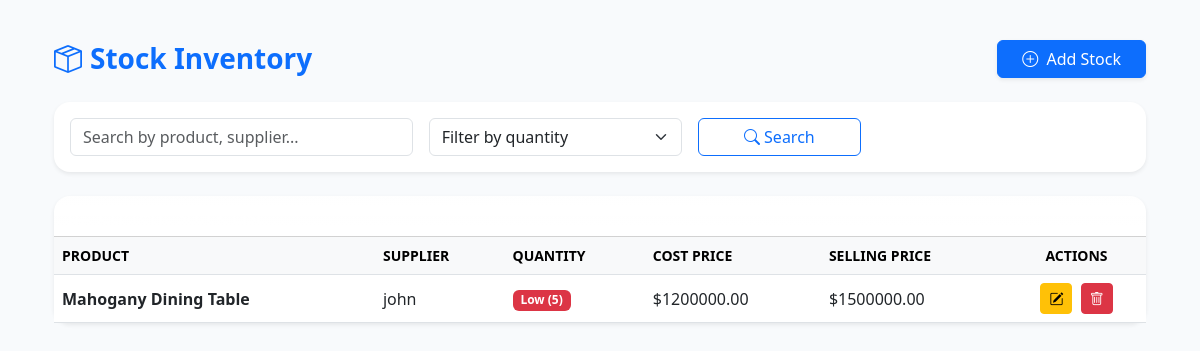
The app's page /stocks/ (signed in) with its own data.
### inventory/models.py (models this page shows, shortened)
class Stock(models.Model):
    product = models.ForeignKey(Product, on_delete=models.CASCADE, related_name="stocks")
    supplier_name = models.CharField(max_length=255)
    quantity = models.PositiveIntegerField()
    cost_price = models.DecimalField(max_digits=10, decimal_places=2)
    selling_price = models.DecimalField(max_digits=10, decimal_places=2)
    quality = models.CharField(max_length=100, blank=True, null=True)
    color = models.CharField(max_length=50, blank=True, null=True)
    measurements = models.CharField(max_length=100, blank=True, null=True)
    date_added = models.DateField(auto_now_add=True)
    last_updated = models.DateTimeField(auto_now=True)
    low_stock_threshold = models.PositiveIntegerField(default=5)

class Product(models.Model):
    PRODUCT_TYPES = [
        ('wood', 'Wood'),
        ('furniture', 'Furniture'),
    ]
    name = models.CharField(max_length=255)
    type = models.CharField(max_length=50, choices=PRODUCT_TYPES)
    description = models.TextField(blank=True, null=True)
    created_at = models.DateTimeField(auto_now_add=True)

### inventory/views.py (the view)
# urls.py: path("stocks/", StockListView.as_view(), name="stock_list"),
class StockListView(ManagerOrAttendantRequiredMixin,ListView):
    model = Stock
    template_name = "stock_list.html"
    context_object_name = "stocks"

### accounts/models.py (called while the page is built)
    def is_manager(self):
        return self.role == 'manager'

### inventory/views.py (called while the page is built)
    def test_func(self):
        user = self.request.user
        return (
            user.is_authenticated and
            (user.is_manager() or user.is_attendant())
        )

### inventory/templates/stock_list.html (shortened to what this page needs)
{% extends "base.html" %}
{% block content %}
<div class="container-fluid py-4">
  <div class="d-flex justify-content-between align-items-center mb-4">
    <h3 class="fw-bold text-primary mb-0">
      <i class="bi bi-box-seam me-2"></i>Stock Inventory
    </h3>
    <a href="{% url 'stock_create' %}" class="btn btn-primary shadow-sm px-4">
      <i class="bi bi-plus-circle me-1"></i> Add Stock
    </a>
  </div>
  <div class="card shadow-sm mb-4 border-0 rounded-4">
    <div class="card-body">
      <form method="get" class="row g-3 align-items-center">
        <div class="col-md-4">
          <input type="text" name="q" class="form-control" placeholder="Search by product, supplier..." value="{{ request.GET.q }}">
        </div>
        <div class="col-md-3">
          <select class="form-select" name="filter">
            <option value="">Filter by quantity</option>
          </select>
        </div>
        <div class="col-md-2">
          <button type="submit" class="btn btn-outline-primary w-100">
            <i class="bi bi-search"></i> Search
          </button>
        </div>
      </form>
    </div>
  </div>
  <div class="card shadow-sm border-0 rounded-4">
    <div class="card-header bg-gradient text-white rounded-top-4"
         style="background: linear-gradient(135deg, #0d6efd, #0dcaf0);">
      <h5 class="mb-0"><i class="bi bi-table me-2"></i>Current Stock List</h5>
    </div>
    <div class="card-body p-0">
      <div class="table-responsive">
        <table class="table table-hover align-middle mb-0">
          <thead class="table-light border-bottom">
            <tr class="text-muted text-uppercase small">
              <th>Product</th>
              <th>Supplier</th>
              <th>Quantity</th>
              <th>Cost Price</th>
              <th>Selling Price</th>
              <th class="text-center">Actions</th>
            </tr>
          </thead>
          <tbody>
            {% for stock in stocks %}
            <tr class="fade-in-row">
              <td class="fw-semibold">{{ stock.product.name }}</td>
              <td>{{ stock.supplier_name }}</td>
              <td>
                {% if stock.quantity < 10 %}
                  <span class="badge bg-danger">Low ({{ stock.quantity }})</span>
                {% else %}
                  <span class="badge bg-success">{{ stock.quantity }}</span>
                {% endif %}
              </td>
              <td>${{ stock.cost_price }}</td>
              <td>${{ stock.selling_price }}</td>
              <td class="text-center">
                <a href="{% url 'stock_update' stock.pk %}" class="btn btn-sm btn-warning me-1">
                  <i class="bi bi-pencil-square"></i>
                </a>
                <a href="{% url 'stock_delete' stock.pk %}" class="btn btn-sm btn-danger">
                  <i class="bi bi-trash"></i>
                </a>
              </td>
            </tr>
            {% endfor %}
          </tbody>
        </table>
      </div>
    </div>
  </div>
</div>
<link href="https://cdn.jsdelivr.net/npm/bootstrap-icons@1.11.3/font/bootstrap-icons.css" rel="stylesheet">
{% endblock %}

### inventory/templates/stock_list.html (style rules this page uses)
body { background: #f8fafc; }
.fade-in-row { animation: fadeIn 0.4s ease-in-out; }
.card { transition: all 0.3s ease; }
.table th, .table td { vertical-align: middle !important; }

### records on screen
Stock: product.name "Mahogany Dining Table", supplier_name "john", quantity "5", cost_price "1200000.00", selling_price "1500000.00"
